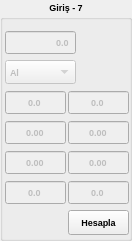
        <widget class="QGroupBox" name="groupBox_11">
         <property name="geometry">
          <rect>
           <x>806</x>
           <y>60</y>
           <width>132</width>
           <height>241</height>
          </rect>
         </property>
         <property name="font">
          <font>
           <pointsize>7</pointsize>
           <weight>75</weight>
           <bold>true</bold>
          </font>
         </property>
         <property name="layoutDirection">
          <enum>Qt::LeftToRight</enum>
         </property>
         <property name="title">
          <string>Giriş - 7</string>
         </property>
         <property name="alignment">
          <set>Qt::AlignCenter</set>
         </property>
         <widget class="QDoubleSpinBox" name="doubleSpinBox_v_p7">
          <property name="enabled">
           <bool>false</bool>
          </property>
          <property name="geometry">
           <rect>
            <x>5</x>
            <y>30</y>
            <width>71</width>
            <height>25</height>
           </rect>
          </property>
          <property name="font">
           <font>
            <pointsize>7</pointsize>
            <weight>75</weight>
            <bold>true</bold>
           </font>
          </property>
          <property name="layoutDirection">
           <enum>Qt::LeftToRight</enum>
          </property>
          <property name="autoFillBackground">
           <bool>false</bool>
          </property>
          <property name="alignment">
           <set>Qt::AlignRight|Qt::AlignTrailing|Qt::AlignVCenter</set>
          </property>
          <property name="buttonSymbols">
           <enum>QAbstractSpinBox::NoButtons</enum>
          </property>
          <property name="decimals">
           <number>1</number>
          </property>
          <property name="maximum">
           <double>9999.000000000000000</double>
          </property>
         </widget>
         <widget class="QComboBox" name="comboBox_tel_p7">
          <property name="enabled">
           <bool>false</bool>
          </property>
          <property name="geometry">
           <rect>
            <x>5</x>
            <y>60</y>
            <width>71</width>
            <height>24</height>
           </rect>
          </property>
          <item>
           <property name="text">
            <string>Al</string>
           </property>
          </item>
          <item>
           <property name="text">
            <string>Cu</string>
           </property>
          </item>
          <item>
           <property name="text">
            <string>Diger</string>
           </property>
          </item>
         </widget>
         <widget class="QDoubleSpinBox" name="doubleSpinBox_h1_p_sipir_27">
          <property name="enabled">
           <bool>false</bool>
          </property>
          <property name="geometry">
           <rect>
            <x>68</x>
            <y>90</y>
            <width>61</width>
            <height>25</height>
           </rect>
          </property>
          <property name="alignment">
           <set>Qt::AlignCenter</set>
          </property>
          <property name="buttonSymbols">
           <enum>QAbstractSpinBox::NoButtons</enum>
          </property>
          <property name="decimals">
           <number>1</number>
          </property>
          <property name="maximum">
           <double>9000.000000000000000</double>
          </property>
         </widget>
         <widget class="QDoubleSpinBox" name="doubleSpinBox_h1_p_kesit_27">
          <property name="enabled">
           <bool>false</bool>
          </property>
          <property name="geometry">
           <rect>
            <x>68</x>
            <y>120</y>
            <width>61</width>
            <height>25</height>
           </rect>
          </property>
          <property name="font">
           <font>
            <pointsize>7</pointsize>
            <weight>75</weight>
            <bold>true</bold>
            <kerning>true</kerning>
           </font>
          </property>
          <property name="focusPolicy">
           <enum>Qt::WheelFocus</enum>
          </property>
          <property name="frame">
           <bool>true</bool>
          </property>
          <property name="alignment">
           <set>Qt::AlignCenter</set>
          </property>
          <property name="buttonSymbols">
           <enum>QAbstractSpinBox::NoButtons</enum>
          </property>
          <property name="decimals">
           <number>2</number>
          </property>
          <property name="maximum">
           <double>100000.000000000000000</double>
          </property>
         </widget>
         <widget class="QDoubleSpinBox" name="doubleSpinBox_h1_p_cap_27">
          <property name="enabled">
           <bool>false</bool>
          </property>
          <property name="geometry">
           <rect>
            <x>68</x>
            <y>150</y>
            <width>61</width>
            <height>25</height>
           </rect>
          </property>
          <property name="font">
           <font>
            <pointsize>7</pointsize>
            <weight>75</weight>
            <bold>true</bold>
            <kerning>true</kerning>
           </font>
          </property>
          <property name="focusPolicy">
           <enum>Qt::WheelFocus</enum>
          </property>
          <property name="frame">
           <bool>true</bool>
          </property>
          <property name="alignment">
           <set>Qt::AlignCenter</set>
          </property>
          <property name="buttonSymbols">
           <enum>QAbstractSpinBox::NoButtons</enum>
          </property>
          <property name="decimals">
           <number>2</number>
          </property>
          <property name="maximum">
           <double>100000.000000000000000</double>
          </property>
         </widget>
         <widget class="QDoubleSpinBox" name="doubleSpinBox_h1_p_akim_27">
          <property name="enabled">
           <bool>false</bool>
          </property>
          <property name="geometry">
           <rect>
            <x>68</x>
            <y>180</y>
            <width>61</width>
            <height>25</height>
           </rect>
          </property>
          <property name="font">
           <font>
            <pointsize>7</pointsize>
            <weight>75</weight>
            <bold>true</bold>
            <kerning>true</kerning>
           </font>
          </property>
          <property name="focusPolicy">
           <enum>Qt::WheelFocus</enum>
          </property>
          <property name="frame">
           <bool>true</bool>
          </property>
          <property name="alignment">
           <set>Qt::AlignCenter</set>
          </property>
          <property name="buttonSymbols">
           <enum>QAbstractSpinBox::NoButtons</enum>
          </property>
          <property name="decimals">
           <number>1</number>
          </property>
          <property name="maximum">
           <double>100000.000000000000000</double>
          </property>
         </widget>
         <widget class="QDoubleSpinBox" name="doubleSpinBox_h1_p_sipir_7">
          <property name="enabled">
           <bool>false</bool>
          </property>
          <property name="geometry">
           <rect>
            <x>5</x>
            <y>90</y>
            <width>61</width>
            <height>25</height>
           </rect>
          </property>
          <property name="alignment">
           <set>Qt::AlignCenter</set>
          </property>
          <property name="buttonSymbols">
           <enum>QAbstractSpinBox::NoButtons</enum>
          </property>
          <property name="decimals">
           <number>1</number>
          </property>
          <property name="maximum">
           <double>9000.000000000000000</double>
          </property>
         </widget>
         <widget class="QDoubleSpinBox" name="doubleSpinBox_h1_p_kesit_7">
          <property name="enabled">
           <bool>false</bool>
          </property>
          <property name="geometry">
           <rect>
            <x>5</x>
            <y>120</y>
            <width>61</width>
            <height>25</height>
           </rect>
          </property>
          <property name="font">
           <font>
            <pointsize>7</pointsize>
            <weight>75</weight>
            <bold>true</bold>
            <kerning>true</kerning>
           </font>
          </property>
          <property name="focusPolicy">
           <enum>Qt::WheelFocus</enum>
          </property>
          <property name="frame">
           <bool>true</bool>
          </property>
          <property name="alignment">
           <set>Qt::AlignCenter</set>
          </property>
          <property name="buttonSymbols">
           <enum>QAbstractSpinBox::NoButtons</enum>
          </property>
          <property name="decimals">
           <number>2</number>
          </property>
          <property name="maximum">
           <double>100000.000000000000000</double>
          </property>
         </widget>
         <widget class="QDoubleSpinBox" name="doubleSpinBox_h1_p_cap_7">
          <property name="enabled">
           <bool>false</bool>
          </property>
          <property name="geometry">
           <rect>
            <x>5</x>
            <y>150</y>
            <width>61</width>
            <height>25</height>
           </rect>
          </property>
          <property name="font">
           <font>
            <pointsize>7</pointsize>
            <weight>75</weight>
            <bold>true</bold>
            <kerning>true</kerning>
           </font>
          </property>
          <property name="focusPolicy">
           <enum>Qt::WheelFocus</enum>
          </property>
          <property name="frame">
           <bool>true</bool>
          </property>
          <property name="alignment">
           <set>Qt::AlignCenter</set>
          </property>
          <property name="buttonSymbols">
           <enum>QAbstractSpinBox::NoButtons</enum>
          </property>
          <property name="decimals">
           <number>2</number>
          </property>
          <property name="maximum">
           <double>100000.000000000000000</double>
          </property>
         </widget>
         <widget class="QDoubleSpinBox" name="doubleSpinBox_h1_p_akim_7">
          <property name="enabled">
           <bool>false</bool>
          </property>
          <property name="geometry">
           <rect>
            <x>5</x>
            <y>180</y>
            <width>61</width>
            <height>25</height>
           </rect>
          </property>
          <property name="font">
           <font>
            <pointsize>7</pointsize>
            <weight>75</weight>
            <bold>true</bold>
            <kerning>true</kerning>
           </font>
          </property>
          <property name="focusPolicy">
           <enum>Qt::WheelFocus</enum>
          </property>
          <property name="frame">
           <bool>true</bool>
          </property>
          <property name="alignment">
           <set>Qt::AlignCenter</set>
          </property>
          <property name="buttonSymbols">
           <enum>QAbstractSpinBox::NoButtons</enum>
          </property>
          <property name="decimals">
           <number>1</number>
          </property>
          <property name="maximum">
           <double>100000.000000000000000</double>
          </property>
         </widget>
         <widget class="QPushButton" name="pushButton_h1_p_buton_7">
          <property name="geometry">
           <rect>
            <x>68</x>
            <y>210</y>
            <width>61</width>
            <height>25</height>
           </rect>
          </property>
          <property name="text">
           <string>Hesapla</string>
          </property>
         </widget>
         <widget class="QLabel" name="label_kesit_ok_7">
          <property name="geometry">
           <rect>
            <x>100</x>
            <y>40</y>
            <width>21</width>
            <height>21</height>
           </rect>
          </property>
          <property name="text">
           <string/>
          </property>
          <property name="pixmap">
           <pixmap resource="icons.qrc">:/staticfiles/icons/checked.png</pixmap>
          </property>
          <property name="scaledContents">
           <bool>true</bool>
          </property>
         </widget>
         <widget class="QLabel" name="label_kesit_error_7">
          <property name="geometry">
           <rect>
            <x>100</x>
            <y>60</y>
            <width>20</width>
            <height>20</height>
           </rect>
          </property>
          <property name="text">
           <string/>
          </property>
          <property name="pixmap">
           <pixmap resource="icons.qrc">:/staticfiles/icons/warning.png</pixmap>
          </property>
          <property name="scaledContents">
           <bool>true</bool>
          </property>
         </widget>
        </widget>
